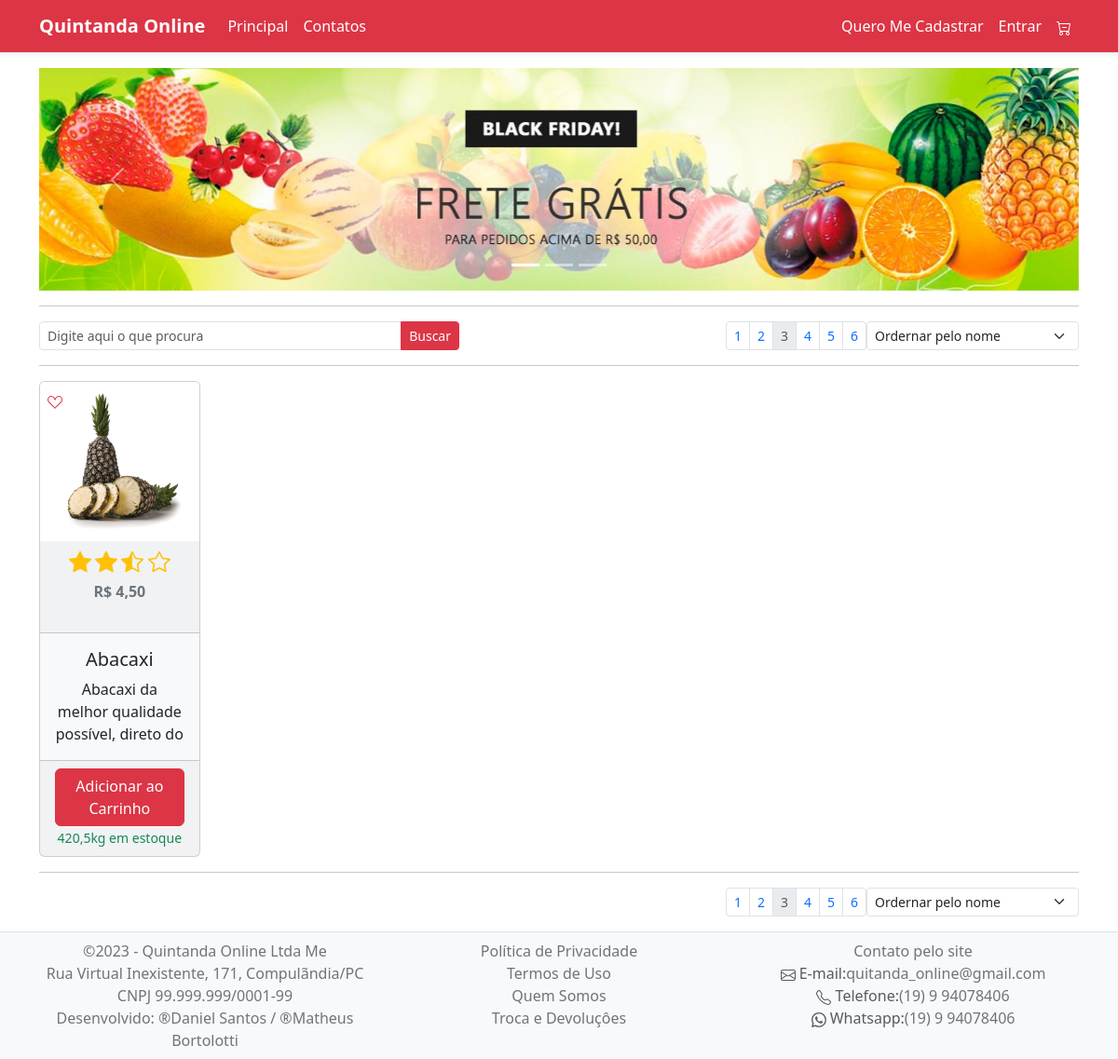
Before: / with the older database file.
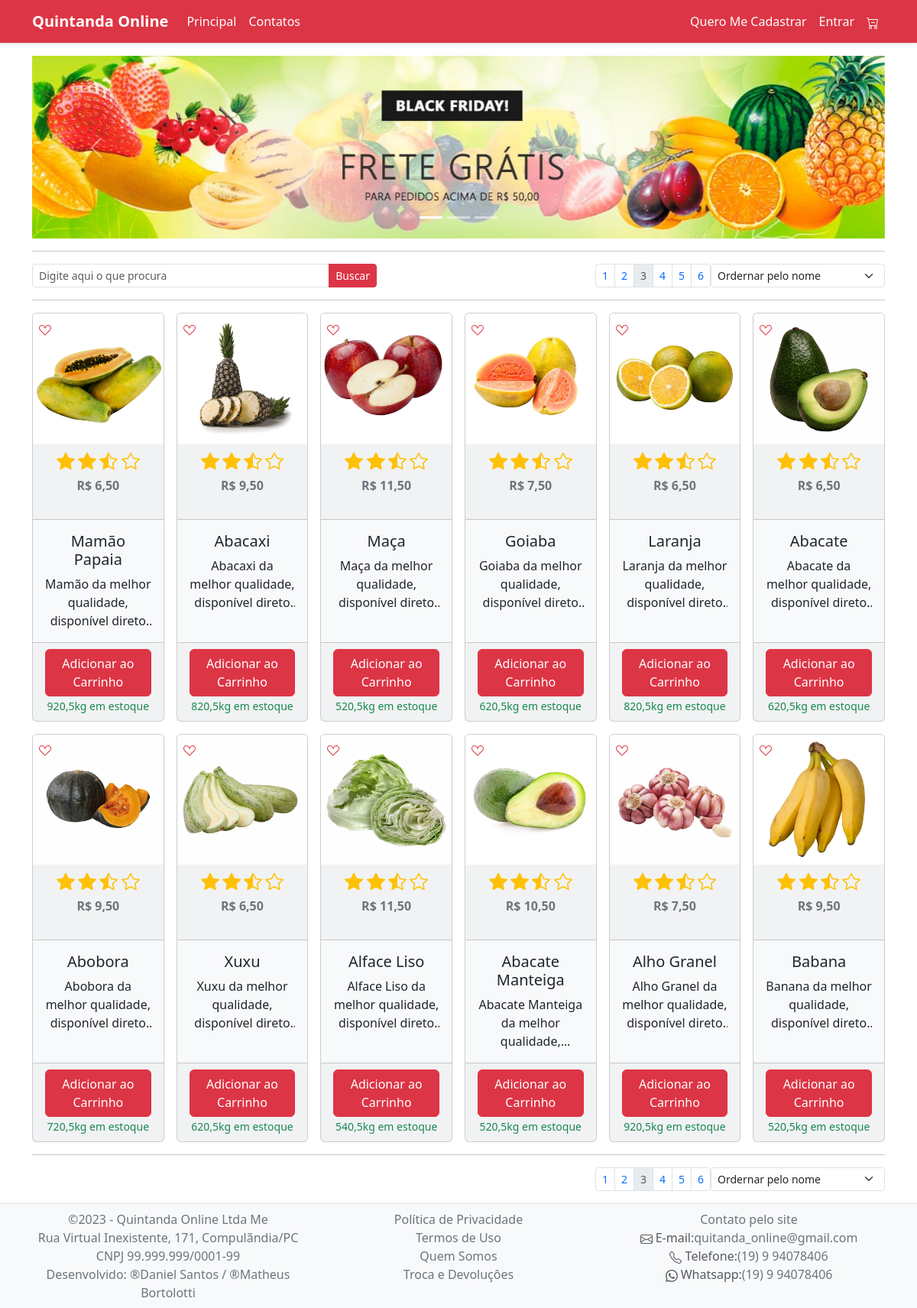
After: the same page with the newer database file.
### tables this page shows
CREATE TABLE `produtos` (
  `id` int(11) NOT NULL,
  `foto` varchar(100) NOT NULL,
  `foto1` varchar(100) NOT NULL,
  `foto2` varchar(100) NOT NULL,
  `titulo` varchar(100) NOT NULL,
  `categoria` varchar(100) NOT NULL,
  `video` varchar(100) NOT NULL,
  `valor` varchar(100) NOT NULL,
  `estoque` varchar(100) NOT NULL
);

### index.php (the view, shortened to what this page needs)
<?php
include "menu.php"
?>
<header class="container">
     <div id="carouselMain" class="carousel carousel-white slide " data-ride="carousel">
          <div class="carousel-indicators">
               <button type="button" data-bs-target="#carouselMain" data-bs-slide-to="0" class="active" aria-current="true" aria-label="Slide 1"></button>
               <button type="button" data-bs-target="#carouselMain" data-bs-slide-to="1" aria-label="Slide 2"></button>
               <button type="button" data-bs-target="#carouselMain" data-bs-slide-to="2" aria-label="Slide 3"></button>
          </div>
          <div class="carousel-inner">
               <div class="carousel-item active text-center" data-interval="3000">
                    <img src="img/slide01.jpg" alt="" class="img-fluid d-none d-md-block">
               </div>
          </div>
          <a class="carousel-control-prev" href="#carouselMain" role="button" data-bs-slide="prev">
               <span class="carousel-control-prev-icon"></span>
          </a>
          <a class="carousel-control-next" href="#carouselMain" role="button" data-bs-slide="next">
               <span class="carousel-control-next-icon"></span>
          </a>
     </div>
     <hr class="mt-3" />
</header>
<main>
     <div class="container">
          <div class="row">
               <div class="col-12 col-md-5">
                    <form action="" class="justify-content-center justify-content-md-start mb-3 mb-md-0">
                         <div class="input-group input-group-sm">
                              <input type="text" class="form-control" placeholder="Digite aqui o que procura">
                              <button class="btn btn-danger">Buscar</button>
                         </div>
                    </form>
               </div>
               <div class="col-12 col-md-7">
                    <div class="d-flex flex-row-reverse justify-content-center justify-content-md-start">
                         <form action="" class="ml-3 d-inline-block">
                              <select name="" id="" class="form-select form-select-sm">
                                   <option value="">Ordernar pelo nome</option>
                              </select>
                         </form>
                         <nav class="d-inline-block">
                              <ul class="pagination pagination-sm my-0">
                                   <li class="page-item">
                                        <button class="page-link">1</button>
                                   </li>
                                   <li class="page-item">
                                        <button class="page-link">2</button>
                                   </li>
                                   <li class="page-item disabled">
                                        <button class="page-link">3</button>
                                   </li>
                                   <li class="page-item">
                                        <button class="page-link">4</button>
                                   </li>
                                   <li class="page-item">
                                        <button class="page-link">5</button>
                                   </li>
                                   <li class="page-item">
                                        <button class="page-link">6</button>
                                   </li>
                              </ul>
                         </nav>
                    </div>
               </div>
          </div>
          <hr class="mt-3">
          <div class="row g-3">
               <?php
               include "conexao.php";
               $sql_buscar = "select * from produtos";
               $todos_os_produtos = mysqli_query($conexao, $sql_buscar);
               while ($um_produtos = mysqli_fetch_assoc($todos_os_produtos)) :
               ?>
                    <div class="col-xl-2 col-lg-3 col-md-4 col-sm-6 d-flex align-items-stretch">
                         <div class="card text-center bg-light">
                              <a href="#" class="position-absolute right-0  p-2 text-danger">
                                   <svg xmlns="<?php echo $um_produtos["foto1"]; ?>" width="16" height="16" fill="currentColor" class="bi bi-suit-heart-fill" viewBox="0 0 16 16">
                                        <path d="m8 6.236-.894-1.789c-.222-.443-.607-1.08-1.152-1.595C5.418 2.345 4.776 2 4 2 2.324 2 1 3.326 1 4.92c0 1.211.554 2.066 1.868 3.37.337.334.721.695 1.146 1.093C5.122 10.423 6.5 11.717 8 13.447c1.5-1.73 2.878-3.024 3.986-4.064.425-.398.81-.76 1.146-1.093C14.446 6.986 15 6.131 15 4.92 15 3.326 13.676 2 12 2c-.777 0-1.418.345-1.954.852-.545.515-.93 1.152-1.152 1.595L8 6.236zm.392 8.292a.513.513 0 0 1-.784 0c-1.601-1.902-3.05-3.262-4.243-4.381C1.3 8.208 0 6.989 0 4.92 0 2.755 1.79 1 4 1c1.6 0 2.719 1.05 3.404 2.008.26.365.458.716.596.992a7.55 7.55 0 0 1 .596-.992C9.281 2.049 10.4 1 12 1c2.21 0 4 1.755 4 3.92 0 2.069-1.3 3.288-3.365 5.227-1.193 1.12-2.642 2.48-4.243 4.38z" />
                                   </svg>
                              </a>
                              <img src="<?php echo $um_produtos["foto"]; ?>" alt="" class="card-img-top">
                              <div class="card-header ">
                                   <svg xmlns="<?php echo $um_produtos["foto2"]; ?>" width="24" height="24" fill="currentColor" class="bi bi-star-fill text-warning" viewBox="0 0 16 16">
                                        <path d="M3.612 15.443c-.386.198-.824-.149-.746-.592l.83-4.73L.173 6.765c-.329-.314-.158-.888.283-.95l4.898-.696L7.538.792c.197-.39.73-.39.927 0l2.184 4.327 4.898.696c.441.062.612.636.282.95l-3.522 3.356.83 4.73c.078.443-.36.79-.746.592L8 13.187l-4.389 2.256z" />
                                   </svg>
                                   <p class="text-secondary p-2"><strong><?php echo $um_produtos["valor"]; ?></strong></p>
                              </div>
                              <div class="card-body">
                                   <h5 class="card-title"><?php echo $um_produtos["titulo"]; ?></h5>
                                   <p class="card-text truncate">
                                        <?php echo $um_produtos["categoria"]; ?>
                                   </p>
                              </div>
                              <div class="card-footer">
                                   <a href="carrinho.php?add=carrinho&id='$carrinho['id']" class="btn btn-danger">
                                        Adicionar ao Carrinho
                                   </a>
                                   <small class="text-success"><?php echo $um_produtos["estoque"]; ?></small>
                              </div>
                         </div>
                    </div>
               <?php
               endwhile;
               ?>
          </div>
          <hr class="mt-3">
          <div class="row pb-4 pb-3">
               <div class="col-12">
                    <div class="d-flex flex-row-reverse justify-content-center justify-content-md-start">
                         <form action="" class="ml-3 d-inline-block">
                              <select name="" id="" class="form-select form-select-sm">
                                   <option value="">Ordernar pelo nome</option>
                              </select>
                         </form>
                         <nav class="d-inline-block">
                              <ul class="pagination pagination-sm my-0">
                                   <li class="page-item">
                                        <button class="page-link">1</button>
                                   </li>
                                   <li class="page-item">
                                        <button class="page-link">2</button>
                                   </li>
                                   <li class="page-item disabled">
                                        <button class="page-link">3</button>
                                   </li>
                                   <li class="page-item">
                                        <button class="page-link">4</button>
                                   </li>
                                   <li class="page-item">
                                        <button class="page-link">5</button>
                                   </li>
                                   <li class="page-item">
                                        <button class="page-link">6</button>
                                   </li>
                              </ul>
                         </nav>
                    </div>
               </div>
          </div>
</main>
<div style="height: 129px;" class="d-none d-lg-block"></div>

### menu.php (shortened to what this page needs)
<!doctype html>
<html lang="pt-br">
<head>
     <link href="https://cdn.jsdelivr.net/npm/bootstrap@5.3.0-alpha3/dist/css/bootstrap.min.css" rel="stylesheet">
</head>
<body style="min-width:372px;">
     <nav class="navbar navbar-expand-lg navbar-dark bg-danger border-bottom shadow-sm mb-3">
          <div class="container">
               <a href="#" class="navbar-brand"><strong>Quintanda Online</strong></a>
               <div class="navbar-collapse collapse">
                    <ul class="navbar-nav flex-grow-1">
                         <li class="nav-item">
                              <a href="index.php" class="nav-link text-white">Principal</a>
                         </li>
                         <li class="nav-item">
                              <a href="contato.php" class="nav-link text-white">Contatos</a>
                         </li>
                    </ul>
                    <div class="align-self-end">
                         <ul class="navbar-nav">
                              <li class="nav-item">
                                   <a href="novo-usuario.php" class="nav-link text-white">Quero Me Cadastrar</a>
                              </li>
                              <li class="nav-item">
                                   <a href="cadastro-login.php" class="nav-link text-white">Entrar</a>
                              </li>
                              <li class="nav-item">
                                   <a href="carrinho.php" class="nav-link text-white">
                                   </a>
                              </li>
                         </ul>
                    </div>
               </div>
          </div>
     </nav>
     <footer class="border-top fixed-bottom text-muted bg-light">
          <div class="container">
               <div class="row py-2">
                    <div class="col-12 col-md-4 text-center text-md-left text-secondary">
                         &copy;2023 - Quintanda Online Ltda Me<br>
                         Rua Virtual Inexistente, 171, Compulãndia/PC<br>
                         CNPJ 99.999.999/0001-99 <br>
                         Desenvolvido: ®Daniel Santos / ®Matheus Bortolotti
                    </div>
                    <div class="col-12 col-md text-center">
                         <a href="privacidade.php" class="text-decoration-none text-secondary">Política de
                              Privacidade</a><br>
                         <a href="termos.php" class="text-decoration-none text-secondary">Termos de Uso</a><br>
                         <a href="quensomos.php" class="text-decoration-none text-secondary">Quem Somos</a><br>
                         <a href="troca.php" class="text-decoration-none text-secondary">Troca e Devoluçôes</a>
                    </div>
                    <div class="col-12 col-md-4 text-center text-md-right">
                         <a href="contato" class="text-decoration-none text-secondary ">Contato pelo site</a><br>
                         E-mail:<a href="danielsplira@gmail.com" class="text-decoration-none text-secondary">quitanda_online@gmail.com</a><br>
                         Telefone:<a href="contato" class="text-decoration-none text-secondary">(19) 9 94078406</a><br>
                         Whatsapp:<a href="contato" class="text-decoration-none text-secondary">(19) 9 94078406</a><br>
                    </div>
               </div>
          </div>
     </footer>
</body>
</html>

### menu.php (style rules this page uses)
p.truncate { display: -webkit-box; -webkit-line-clamp: 3; -webkit-box-orient: vertical; overflow: hidden; text-overflow: ellipsis; }

Changed rows visible on the page:
removed produtos: foto (picture), valor "R$ 4,50", titulo "Abacaxi", categoria "Abacaxi da melhor qualidade possível, direto do", estoque "420,5kg em estoque"
added produtos: foto (picture), valor "R$ 6,50", titulo "Mamão Papaia", categoria "Mamão da melhor qualidade, disponível…", estoque "920,5kg em estoque"
added produtos: foto (picture), valor "R$ 9,50", titulo "Abacaxi", categoria "Abacaxi da melhor qualidade, disponível…", estoque "820,5kg em estoque"
added produtos: foto (picture), valor "R$ 11,50", titulo "Maça", categoria "Maça da melhor qualidade, disponível…", estoque "520,5kg em estoque"
added produtos: foto (picture), valor "R$ 7,50", titulo "Goiaba", categoria "Goiaba da melhor qualidade, disponível…", estoque "620,5kg em estoque"
added produtos: foto (picture), valor "R$ 6,50", titulo "Laranja", categoria "Laranja da melhor qualidade, disponível…", estoque "820,5kg em estoque"
added produtos: foto (picture), valor "R$ 6,50", titulo "Abacate", categoria "Abacate da melhor qualidade, disponível…", estoque "620,5kg em estoque"
added produtos: foto (picture), valor "R$ 9,50", titulo "Abobora", categoria "Abobora da melhor qualidade, disponível…", estoque "720,5kg em estoque"
added produtos: foto (picture), valor "R$ 6,50", titulo "Xuxu", categoria "Xuxu da melhor qualidade, disponível…", estoque "620,5kg em estoque"
added produtos: foto (picture), valor "R$ 11,50", titulo "Alface Liso", categoria "Alface Liso da melhor qualidade, disponível…", estoque "540,5kg em estoque"
added produtos: foto (picture), valor "R$ 10,50", titulo "Abacate Manteiga", categoria "Abacate Manteiga da melhor…", estoque "520,5kg em estoque"
added produtos: foto (picture), valor "R$ 7,50", titulo "Alho Granel", categoria "Alho Granel da melhor qualidade, disponível…", estoque "920,5kg em estoque"
added produtos: shows a picture, valor "R$ 9,50", titulo "Babana", categoria "Banana da melhor qualidade, disponível…", estoque "520,5kg em estoque"
